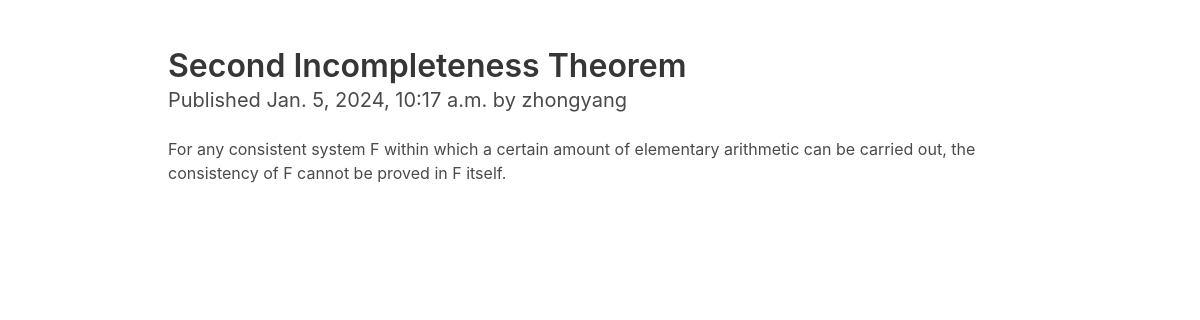
Page /blog/3/ on the committed database.
### blog/models.py (models this page shows, shortened)
class Post(models.Model):
    class Status(models.TextChoices):
        DRAFT = 'DF', 'Draft'
        PUBLISHED = 'PB', 'Published'
    title = models.CharField(max_length=250)  # Translates into a VARCHAR column in the SQL database
    slug = models.SlugField(max_length=250)   # A slug is a short label that contains only letters, numbers, underscores, or hyphens.
    author = models.ForeignKey(User, on_delete=models.CASCADE, related_name='blog_posts')
    body = models.TextField()  # Translates into a TEXT column in the SQL database.
    publish = models.DateTimeField(default=datetime.now)  # Translates into a DATETIME column in the SQL database.
    created = models.DateTimeField(auto_now_add=True)  # the date will be saved automatically when creating an object.
    updated = models.DateTimeField(auto_now=True)  # the date will be saved automatically when saving an object.
    status = models.CharField(max_length=2,
                          choices=Status.choices,
                          default=Status.DRAFT)
    class Meta:
        ordering = ['-publish']
        indexes = [
            models.Index(fields=['-publish']),
        ]

### blog/views.py (the view)
# urls.py: path('<int:id>/', views.post_detail, name='post_detail'),
def post_detail(request, id):
    post = get_object_or_404(Post, id=id)
    return render(request, 'blog/detail.html', {'post': post})

### blog/templates/blog/detail.html (shortened to what this page needs)
{% extends 'blog/base.html' %}
{% block content %}
    <section class="section">
        <div class="container">
            <h1 class="title">{{ post.title }}</h1>
            <h2 class="subtitle">
                Published {{ post.publish }} by {{ post.author }}
            </h2>
            <p class="content">{{ post.body }}</p>
        </div>
    </section>
{% endblock %}

### rows in the picture
Post: title "Second Incompleteness Theorem", publish "Jan. 5, 2024, 10:17 a.m.", author "zhongyang", body "For any consistent system F within which a certain amount of elementary arithmetic can be carried out, the consistency of F cannot be proved in F itself."
